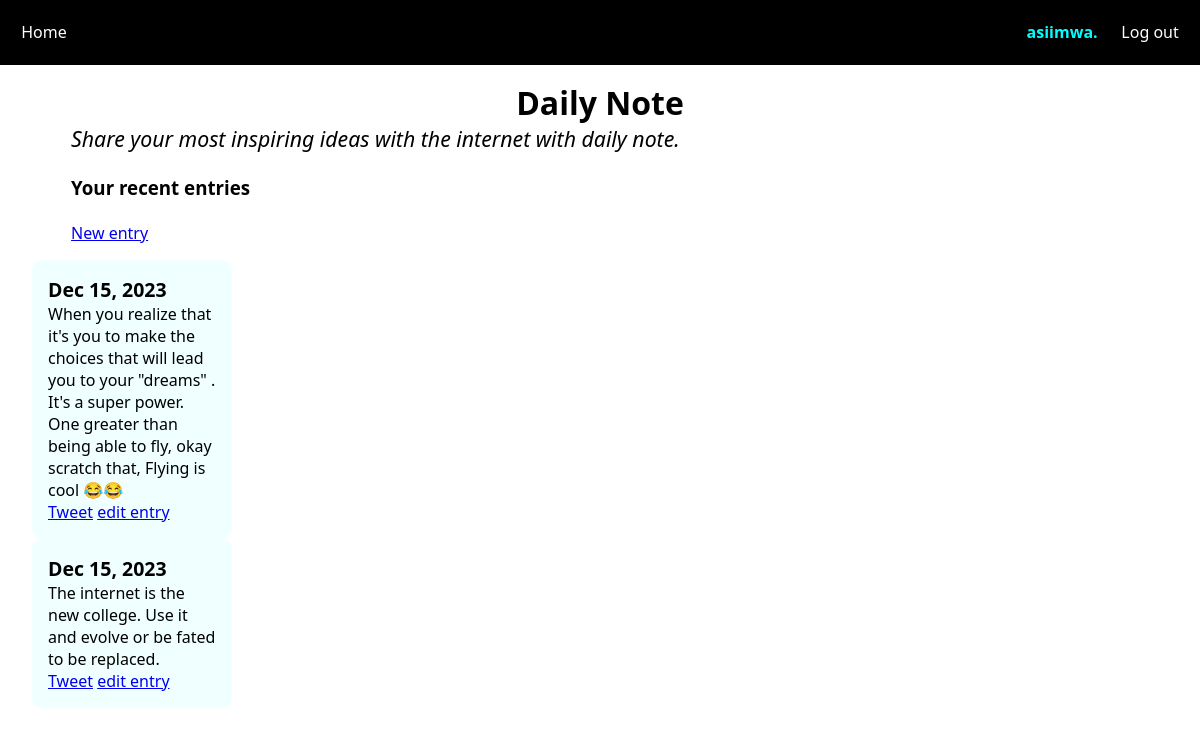
Screenshot of / (signed in) with the database file from the repository.
### daily_writer_app/models.py (models this page shows, shortened)
class Entry(models.Model):
    text = models.TextField()
    date_added = models.DateField(auto_now_add=True)
    author = models.ForeignKey(User, on_delete=models.CASCADE)
    class Meta:
        verbose_name_plural = "entries"

### daily_writer_app/views.py (the view)
# urls.py: path("", views.index, name="index"),
@login_required(login_url="/login")
def index(request):
    entries = Entry.objects.all()
    entries = Entry.objects.filter(author=request.user).order_by("date_added")
    return render(request, "daily_writer_app/index.html", {"entries": entries})

### daily_writer_app/templates/daily_writer_app/index.html (shortened to what this page needs)
<!DOCTYPE html>
<html lang="en">
  <head>
  </head>
  <body>
    {% extends "daily_writer_app/base.html" %} {% block content %}
    <div class="intro-info">
      <h1>Daily Note</h1>
      <em>
        <p class="about_daily_note"
          >Share your most inspiring ideas with the internet with daily note.</p
        ></em
      >
      <br />
      <h3><p>Your recent entries</p></h3>
      <br />
      <p><a href="/new_entry/">New entry</a></p>
    </div>
    <div class="entries">
      {% for entry in entries %}
      <div class="entry">
        <p class="date">{{ entry.date_added|date:'M d, Y ' }}</p>
        <p>{{ entry.text|linebreaks }}</p>
        <a
          class="twitter-share-button"
          href="https://twitter.com/intent/tweet?text=Hello%20world"
        >
          Tweet</a
        >
        <a href="{% url 'edit_entry' entry.id %}">edit entry</a>
      </div>
      {% empty %}
      <li> There are no entries for this topic yet. </li>
      {% endfor %}
    </div>
    {% endblock content %}

### daily_writer_app/templates/daily_writer_app/base.html (shortened to what this page needs)
<!DOCTYPE html>
<html lang="en">
  <head>
  </head>
  <body>
    <nav>
      <a class="nav-link" href="/index">Home</a>
      <div class="nav-group-2">
        {% if user.is_authenticated %} Hello,
        <b class="username_on_login"> {{ user.username }}.</b> {% else %}
        <a class="nav-group-2-link" href="/login">Login</a>
        {% endif %}
        <a class="nav-group-2-link" href="/logout">Log out</a>
      </div>
    </nav>
    {% block content %}{% endblock content %}
  </body>
</html>

### daily_writer_app/templates/daily_writer_app/index.html (style rules this page uses)
* { box-sizing: border-box; }
h1 { text-align: center; }
.date { font-size: 1.22em; font-weight: 600; }
.entry { width: 200px; margin-left: 2em; background-color: azure; padding: 1em; border-radius: 10px; }
.intro-info { margin: 1em 4.44em; }
.about_daily_note { font-size: 1.33em; }

### daily_writer_app/templates/daily_writer_app/base.html (style rules this page uses)
* { font-family: system-ui, -apple-system, BlinkMacSystemFont, "Segoe UI", Roboto, Oxygen, Ubuntu, Cantarell, "Open Sans", "Helvetica Neue", sans-serif; padding: 0; margin: 0; }
nav { display: flex; flex-direction: row; justify-content: space-between; padding: 1.33em; background-color: #000; }
.nav-link, .nav-group-2-link { color: #fff; text-decoration: none; }
.nav-group-2-link { margin-left: 1.22em; }
.username_on_login { color: aqua; }

### rows the page displays
Entry: date_added "Dec 15, 2023", text "When you realize that it's you to make the choices that will lead you to your \"dreams\" . It's a super power. One greater than being able to fly, okay scratch that, Flying is cool 😂😂"
Entry: date_added "Dec 15, 2023", text "The internet is the new college. Use it and evolve or be fated to be replaced."

### other values shown
{{ user.username }} "asiimwa"
